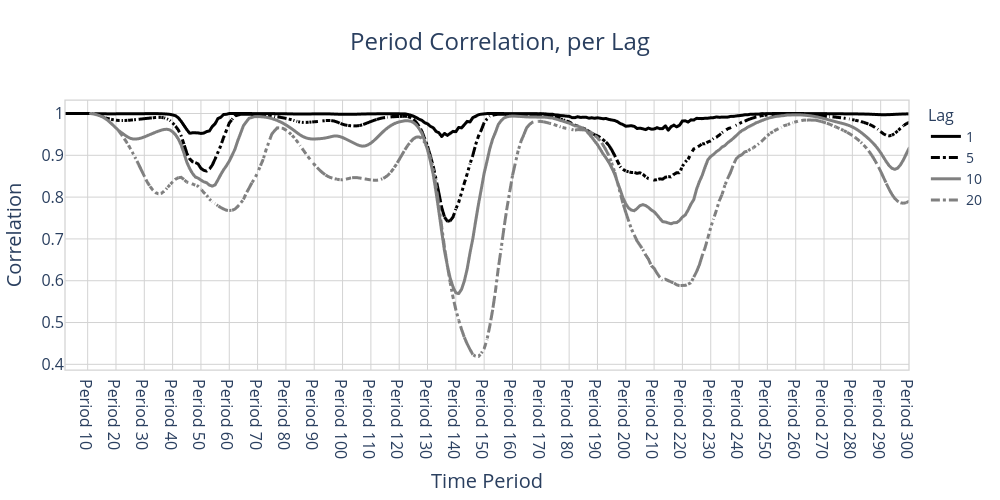

The cell this chart's notebook holds for it:
### Code cell
# Define the list of tick values and corresponding labels
tick_vals = [f'period_{i}' for i in range(10, 321, 10)]
tick_text = [f'Period {i}' for i in range(10, 321, 10)]  # Custom labels, optional

fig = px.line(df_correlations,
        x = "Period",
        y = "Correlation",
        color = "Lag",
        title = "Period Correlation, per Lag",
        # color_discrete_sequence=px.colors.qualitative.G10,
        color_discrete_sequence=['black', 'black', "gray", "gray"],
        width = 1000,
        height = 500)

# Update line colors and legend text size
fig.update_traces(
    line=dict(width=3),  # Line width
)

# Update layout with custom x-ticks
fig.update_layout(
    title={'font': {'size': 24}, 'x': 0.5},
    xaxis_title={'text': 'Time Period', 'font': {'size': 20}},
    yaxis_title={'text': 'Correlation', 'font': {'size': 20}},
    xaxis=dict(
        tickfont={'size': 16},
        tickvals=tick_vals,  # Set the tick positions
        ticktext=tick_text,  # Optional: set custom labels
    ),
    yaxis={'tickfont': {'size': 16}},
    legend=dict(
        title='Lag',
        font=dict(size=14),  # Increase the legend text size
        title_font=dict(size=16))  # Increase the legend title size
)

fig.update_layout(
    xaxis=dict(showgrid=True, gridcolor='lightgray'),  # Light gray gridlines
    yaxis=dict(showgrid=True, gridcolor='lightgray'),  # Light gray gridlines
    margin=dict(l=50, r=50, t=100, b=50),  # Margins for the plot
        plot_bgcolor='white',  # Background color of the plot area
    paper_bgcolor='white'  # Background color of the entire figure
)

# Add border by creating an external layout shape
fig.add_shape(type="rect",
    xref="paper", yref="paper",
    x0=0, y0=0, x1=1, y1=1,
    line=dict(color="lightgray", width=1.25),  # Border color and width
    fillcolor="rgba(0,0,0,0)"  # No fill, transparent
)

# Update line styles
dashes = ['solid', 'dashdot', 'solid', 'dashdot']  # Different dash styles

# Apply different dash styles to each trace
for i, dash_style in enumerate(dashes):
    fig.data[i].update(line=dict(dash=dash_style, width=3))  # Assign dash styles

fig.show()

### Figure 1 — Plotly figure (JSON) as saved in the notebook; plotly's stock layout.template omitted (floating-point values rounded to 4 significant figures; data arrays with more than 128 entries replaced by an {"elided": "..."} marker saying what was removed)
{"data": [{"hovertemplate": "Lag=1<br>Period=%{x}<br>Correlation=%{y}<extra></extra>", "legendgroup": "1", "line": {"color": "black", "dash": "solid", "width": 3}, "marker": {"symbol": "circle"}, "mode": "lines", "name": "1", "showlegend": true, "type": "scattergl", "x": {"elided": "299 str values"}, "xaxis": "x", "y": {"elided": "299 float values"}, "yaxis": "y"}, {"hovertemplate": "Lag=5<br>Period=%{x}<br>Correlation=%{y}<extra></extra>", "legendgroup": "5", "line": {"color": "black", "dash": "dashdot", "width": 3}, "marker": {"symbol": "circle"}, "mode": "lines", "name": "5", "showlegend": true, "type": "scattergl", "x": {"elided": "295 str values"}, "xaxis": "x", "y": {"elided": "295 float values"}, "yaxis": "y"}, {"hovertemplate": "Lag=10<br>Period=%{x}<br>Correlation=%{y}<extra></extra>", "legendgroup": "10", "line": {"color": "gray", "dash": "solid", "width": 3}, "marker": {"symbol": "circle"}, "mode": "lines", "name": "10", "showlegend": true, "type": "scattergl", "x": {"elided": "290 str values"}, "xaxis": "x", "y": {"elided": "290 float values"}, "yaxis": "y"}, {"hovertemplate": "Lag=20<br>Period=%{x}<br>Correlation=%{y}<extra></extra>", "legendgroup": "20", "line": {"color": "gray", "dash": "dashdot", "width": 3}, "marker": {"symbol": "circle"}, "mode": "lines", "name": "20", "showlegend": true, "type": "scattergl", "x": {"elided": "280 str values"}, "xaxis": "x", "y": {"elided": "280 float values"}, "yaxis": "y"}], "layout": {"height": 500, "legend": {"font": {"size": 14}, "title": {"font": {"size": 16}, "text": "Lag"}, "tracegroupgap": 0}, "margin": {"b": 50, "l": 50, "r": 50, "t": 100}, "paper_bgcolor": "white", "plot_bgcolor": "white", "shapes": [{"fillcolor": "rgba(0,0,0,0)", "line": {"color": "lightgray", "width": 1.25}, "type": "rect", "x0": 0, "x1": 1, "xref": "paper", "y0": 0, "y1": 1, "yref": "paper"}], "title": {"font": {"size": 24}, "text": "Period Correlation, per Lag", "x": 0.5}, "width": 1000, "xaxis": {"anchor": "y", "domain": [0, 1], "gridcolor": "lightgray", "showgrid": true, "tickfont": {"size": 16}, "ticktext": ["Period 10", "Period 20", "Period 30", "Period 40", "Period 50", "Period 60", "Period 70", "Period 80", "Period 90", "Period 100", "Period 110", "Period 120", "Period 130", "Period 140", "Period 150", "Period 160", "Period 170", "Period 180", "Period 190", "Period 200", "Period 210", "Period 220", "Period 230", "Period 240", "Period 250", "Period 260", "Period 270", "Period 280", "Period 290", "Period 300", "Period 310", "Period 320"], "tickvals": ["period_10", "period_20", "period_30", "period_40", "period_50", "period_60", "period_70", "period_80", "period_90", "period_100", "period_110", "period_120", "period_130", "period_140", "period_150", "period_160", "period_170", "period_180", "period_190", "period_200", "period_210", "period_220", "period_230", "period_240", "period_250", "period_260", "period_270", "period_280", "period_290", "period_300", "period_310", "period_320"], "title": {"font": {"size": 20}, "text": "Time Period"}}, "yaxis": {"anchor": "x", "domain": [0, 1], "gridcolor": "lightgray", "showgrid": true, "tickfont": {"size": 16}, "title": {"font": {"size": 20}, "text": "Correlation"}}}}
